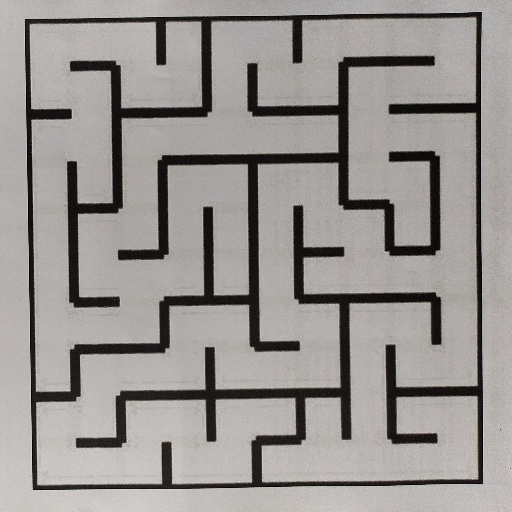
#> input picture test_cases/maze09.jpg, 512 x 512 px, given in place of maze00.jpg, which was not available
$ python task1b.py
#> lines starting #> are read from the running program, lines starting #| are printed output that depends on the picture; after the words box and inside, x2 and y2 are one past the last pixel; in counts of white or black regions, pixels touching at a corner belong together; pictures that were not available may be replaced by others from this repository, and a replacement may not be noted
#> further down, input_img is the input picture: shape (512, 512, 3); mean B, G, R 145.5, 148.5, 152.3
'''
*****************************************************************************************
*
*        		===============================================
*           		Nirikshak Bot (NB) Theme (eYRC 2020-21)
*        		===============================================
*
*  This script is to implement Task 1B of Nirikshak Bot (NB) Theme (eYRC 2020-21).
*
*  This software is made available on an "AS IS WHERE IS BASIS".
*  Licensee/end user indemnifies and will keep e-Yantra indemnified from
*  any and all claim(s) that emanate from the use of the Software or
*  breach of the terms of this agreement.
*
*  e-Yantra - An MHRD project under National Mission on Education using ICT (NMEICT)
*
*****************************************************************************************
'''

# Team ID:			[ Team-ID ]
# Author List:		[ Names of team members worked on this file separated by Comma: Name1, Name2, ... ]
# Filename:			task_1b.py
# Functions:		applyPerspectiveTransform, detectMaze, writeToCsv
# 					[ Comma separated list of functions in this file ]
# Global variables:
# 					[ List of global variables defined in this file ]


####################### IMPORT MODULES #######################
## You are not allowed to make any changes in this section. ##
## You have to implement this task with the three available ##
## modules for this task (numpy, opencv, csv)               ##
##############################################################
import numpy as np
import cv2
import csv


# import imutils
##############################################################


################# ADD UTILITY FUNCTIONS HERE #################
## You can define any utility functions for your code.      ##
## Please add proper comments to ensure that your code is   ##
## readable and easy to understand.                         ##
##############################################################


##############################################################


def applyPerspectiveTransform(input_img):
    """
    Purpose:
    ---
    takes a maze test case image as input and applies a Perspective Transfrom on it to isolate the maze

    Input Arguments:
    ---
    `input_img` :   [ numpy array ]
        maze image in the form of a numpy array

    Returns:
    ---
    `warped_img` :  [ numpy array ]
        resultant warped maze image after applying Perspective Transform

    Example call:
    ---
    warped_img = applyPerspectiveTransform(input_img)
    """

    warped_img = None

    ##############	ADD YOUR CODE HERE	##############
    def orderpoints(pts):
        rect = np.zeros((4, 2), dtype="float32")
        s = pts.sum(axis=1)
        rect[0] = pts[np.argmin(s)]
        rect[2] = pts[np.argmax(s)]
        dif = np.diff(pts, axis=1)
        rect[1] = pts[np.argmin(dif)]
        rect[3] = pts[np.argmax(dif)]
        return rect

    def four_point_transform(image, pts):
        rect = orderpoints(pts)
        (tl, tr, bl, br) = rect
        maxWidth = 512
        maxHeight = 512
        dst = np.array([[0, 0], [maxWidth - 1, 0], [maxWidth - 1, maxHeight - 1], [0, maxHeight - 1]], dtype="float32")
        M = cv2.getPerspectiveTransform(rect, dst)
        warped = cv2.warpPerspective(image, M, (maxWidth, maxHeight))
        return warped

    img = input_img
    gray = cv2.cvtColor(img, cv2.COLOR_BGR2GRAY)
    gray = cv2.GaussianBlur(gray, (5, 5), 0)
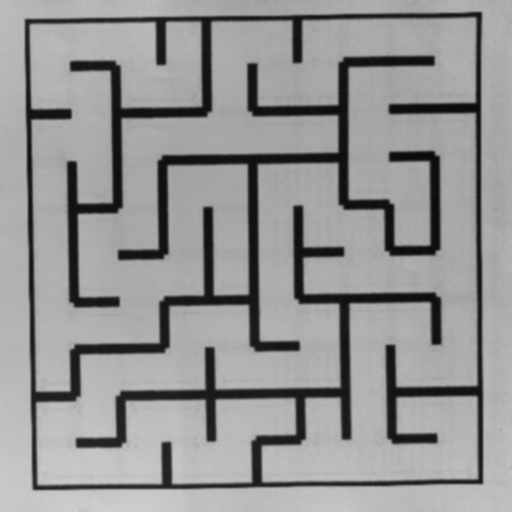
#> gray: shape (512, 512); min 10, max 207, mean 149.3
    edged = cv2.Canny(gray, 75, 200)
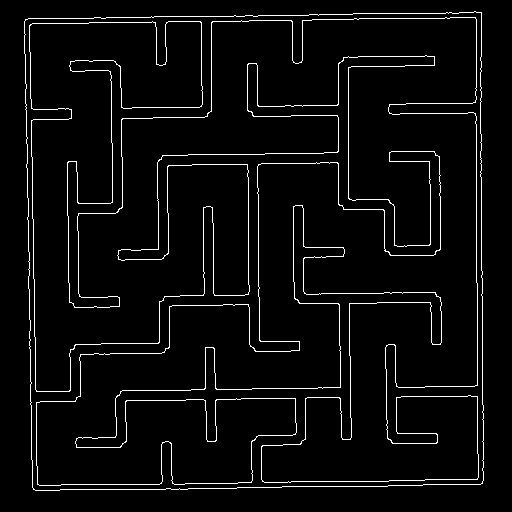
#> edged: shape (512, 512); 4.1% white in thin lines or dots, all inside (x1, y1, x2, y2) = (24, 11, 484, 491)
    _, thresh = cv2.threshold(edged, 127, 255, cv2.THRESH_BINARY)
    cnts, _ = cv2.findContours(thresh, cv2.RETR_LIST, cv2.CHAIN_APPROX_SIMPLE)
#> cnts = 4 contours; box (x1, y1, x2, y2) and area: (24, 11, 484, 491) 213895, (24, 11, 484, 491) 213893, (29, 17, 479, 486) 169648, (29, 17, 479, 486) 169480
    # [4 lines of commented-out code are left out]
    cnts = sorted(cnts, key=cv2.contourArea, reverse=True)[:5]
    for c in cnts:
        peri = cv2.arcLength(c, True)
        approx = cv2.approxPolyDP(c, 0.02 * peri, True)
        if len(approx) == 4:
            screenCnt = approx
            break
#> this loop made 1 pass
#> (peri, screenCnt) on pass 1: (1894, [[481, 12], [25, 19], [33, 489], [482, 483]])
    # cv2.drawContours(img, [screenCnt], -1, (0, 255, 0), 2)
    # cv2.imshow("Outline", img)
    # print(img.shape)
    warped = four_point_transform(img, screenCnt.reshape(4, 2))
#> in orderpoints, `s = pts.sum(axis=1)`: s = [493, 44, 522, 965]
#> in orderpoints, `dif = np.diff(pts, axis=1)`: dif = [-469, -6, 456, 1]
#> in four_point_transform, `rect = orderpoints(pts)`: rect = [[25, 19], [481, 12], [482, 483], [33, 489]]
#> in four_point_transform, `(tl, tr, bl, br) = rect`: tl = [25, 19]; tr = [481, 12]; bl = [482, 483]; br = [33, 489]
#> in four_point_transform, `M = cv2.getPerspectiveTransform(rect, dst)`: M = [[1.12, -0.0191, -27.68], [0.0164, 1.07, -20.73], [3.72e-06, -3.27e-05, 1]]
#> in four_point_transform, `warped = cv2.warpPerspective(image, M, (maxWidth, maxHeight))`:
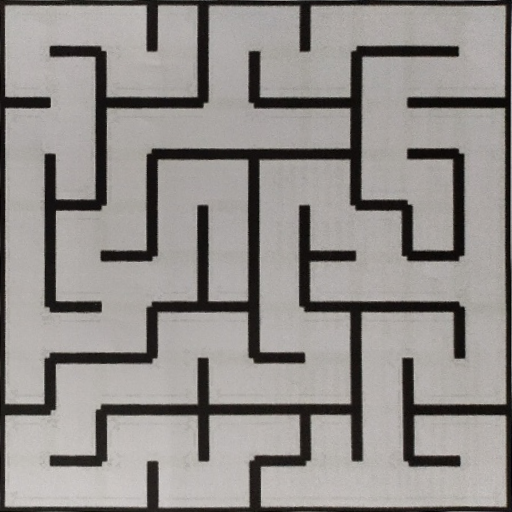
#> warped: shape (512, 512, 3); mean B, G, R 138.7, 141.6, 145.5
    # cv2.imshow('final', warped)
    warped_img = warped
    ##################################################

    return warped_img


def detectMaze(warped_img):
    """
    Purpose:
    ---
    takes the warped maze image as input and returns the maze encoded in form of a 2D array

    Input Arguments:
    ---
    `warped_img` :    [ numpy array ]
        resultant warped maze image after applying Perspective Transform

    Returns:
    ---
    `maze_array` :    [ nested list of lists ]
        encoded maze in the form of a 2D array

    Example call:
    ---
    maze_array = detectMaze(warped_img)
    """

    ##############	ADD YOUR CODE HERE	##############
    def fun(im):
        val = 0
        if im[0, 50] == 0:
            val = val + 2
        if im[99, 50] == 0:
            val = val + 8
        if im[50, 1] == 0:
            val += 1
        if im[50, 99] == 0:
            val += 4
        return val

    img = warped_img
    img = cv2.cvtColor(img, cv2.COLOR_BGR2GRAY)
    # print(img.shape)
    ret, img = cv2.threshold(img, 127, 255, cv2.THRESH_BINARY)
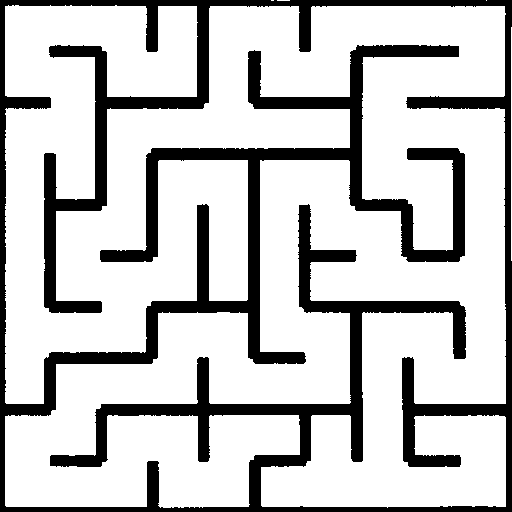
#> img: shape (512, 512); 77.8% white; 1 black region, box (x1, y1, x2, y2) and area: (0, 0, 512, 512) 58254
    img = cv2.resize(img, (1000, 1000))
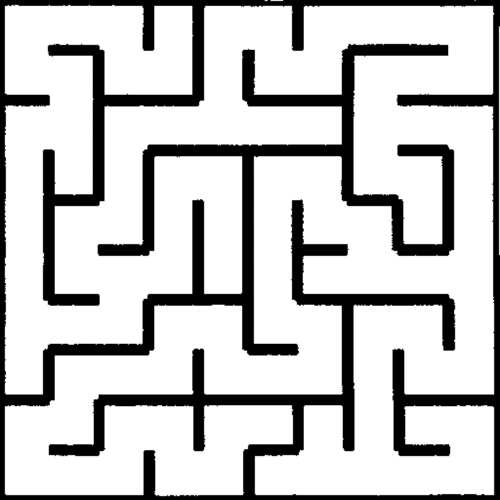
#> img: shape (1000, 1000) (shown at 1/2 size); min 0, max 255, mean 198.3
    # [5 lines of commented-out code are left out]
    l = []
    for x in range(0, 1000, 100):
        l2 = []
        for y in range(0, 1000, 100):
            im = img[x:x + 100, y:y + 100]
            val = fun(im)
            l2.append(val)
        l.append(l2)
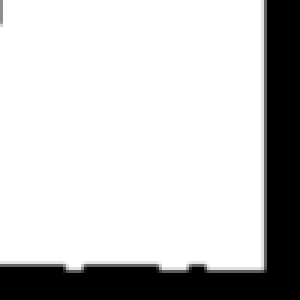
#> im: shape (100, 100) (shown 3 times larger); min 0, max 255, mean 200.4
#> after the loop, l = 10 items, first 6: [3, 10, 6, 7, 3, 4, 3, 10, 10, 4], [9, 6, 9, 12, 5, 9, 12, 3, 10, 8], [3, 4, 3, 10, 8, 10, 14, 1, 10, 2], [5, 13, 5, 3, 6, 3, 6, 9, 6, 1], [5, 3, 12, 5, 5, 5, 9, 6, 13, 1], [5, 9, 2, 12, 13, 5, 11, 8, 10, 4]
    # print(l)

    maze_array = l
#> maze_array has the same summary as l
    ##################################################

    return maze_array


# NOTE:	YOU ARE NOT ALLOWED TO MAKE ANY CHANGE TO THIS FUNCTION
def writeToCsv(csv_file_path, maze_array):
    """
    Purpose:
    ---
    takes the encoded maze array and csv file name as input and writes the encoded maze array to the csv file

    Input Arguments:
    ---
    `csv_file_path` :	[ str ]
        file path with name for csv file to write

    `maze_array` :		[ nested list of lists ]
        encoded maze in the form of a 2D array

    Example call:
    ---
    warped_img = writeToCsv('test_cases/maze00.csv', maze_array)
    """

    with open(csv_file_path, 'w', newline='') as file:
        writer = csv.writer(file)
        writer.writerows(maze_array)


# NOTE:	YOU ARE NOT ALLOWED TO MAKE ANY CHANGE TO THIS FUNCTION
#
# Function Name:    main
#        Inputs:    None
#       Outputs:    None
#       Purpose:    This part of the code is only for testing your solution. The function first takes 'maze00.jpg'
# 					as input, applies Perspective Transform by calling applyPerspectiveTransform function,
# 					encodes the maze input in form of 2D array by calling detectMaze function and writes this data to csv file
# 					by calling writeToCsv function, it then asks the user whether to repeat the same on all maze images
# 					present in 'test_cases' folder or not. Write your solution ONLY in the space provided in the above
# 					applyPerspectiveTransform and detectMaze functions.

if __name__ == "__main__":

    # path directory of images in 'test_cases' folder
    img_dir_path = 'test_cases/'

    # path to 'maze00.jpg' image file
    file_num = 0
    img_file_path = img_dir_path + 'maze0' + str(file_num) + '.jpg'

    print('\n============================================')
    print('\nFor maze0' + str(file_num) + '.jpg')

    # path for 'maze00.csv' output file
    csv_file_path = img_dir_path + 'maze0' + str(file_num) + '.csv'

    # read the 'maze00.jpg' image file
    input_img = cv2.imread(img_file_path)

    # get the resultant warped maze image after applying Perspective Transform
    warped_img = applyPerspectiveTransform(input_img)

    if type(warped_img) is np.ndarray:

        # get the encoded maze in the form of a 2D array
        maze_array = detectMaze(warped_img)
#> maze_array has the same summary as l in detectMaze

        if (type(maze_array) is list) and (len(maze_array) == 10):

            print('\nEncoded Maze Array = %s' % (maze_array))
#> (printed output is left out)
            print('\n============================================')

            # writes the encoded maze array to the csv file
            writeToCsv(csv_file_path, maze_array)

            cv2.imshow('warped_img_0' + str(file_num), warped_img)
            cv2.waitKey(0)
            cv2.destroyAllWindows()

        else:

            print('\n[ERROR] maze_array returned by detectMaze function is not complete. Check the function in code.\n')
            exit()

    else:

        print(
            '\n[ERROR] applyPerspectiveTransform function is not returning the warped maze image in expected format! Check the function in code.\n')
        exit()

    choice = input('\nDo you want to run your script on all maze images ? => "y" or "n": ')
#> the answer given: ../../test_cases/maze09.jpg

    if choice == 'y':

        for file_num in range(1, 10):

            # path to image file
            img_file_path = img_dir_path + 'maze0' + str(file_num) + '.jpg'

            print('\n============================================')
            print('\nFor maze0' + str(file_num) + '.jpg')

            # path for csv output file
            csv_file_path = img_dir_path + 'maze0' + str(file_num) + '.csv'

            # read the image file
            input_img = cv2.imread(img_file_path)

            # get the resultant warped maze image after applying Perspective Transform
            warped_img = applyPerspectiveTransform(input_img)

            if type(warped_img) is np.ndarray:

                # get the encoded maze in the form of a 2D array
                maze_array = detectMaze(warped_img)

                if (type(maze_array) is list) and (len(maze_array) == 10):

                    print('\nEncoded Maze Array = %s' % (maze_array))
                    print('\n============================================')

                    # writes the encoded maze array to the csv file
                    writeToCsv(csv_file_path, maze_array)

                    cv2.imshow('warped_img_0' + str(file_num), warped_img)
                    cv2.waitKey(0)
                    cv2.destroyAllWindows()

                else:

                    print(
                        '\n[ERROR] maze_array returned by detectMaze function is not complete. Check the function in code.\n')
                    exit()

            else:

                print(
                    '\n[ERROR] applyPerspectiveTransform function is not returning the warped maze image in expected format! Check the function in code.\n')
                exit()

    else:

        print('')
